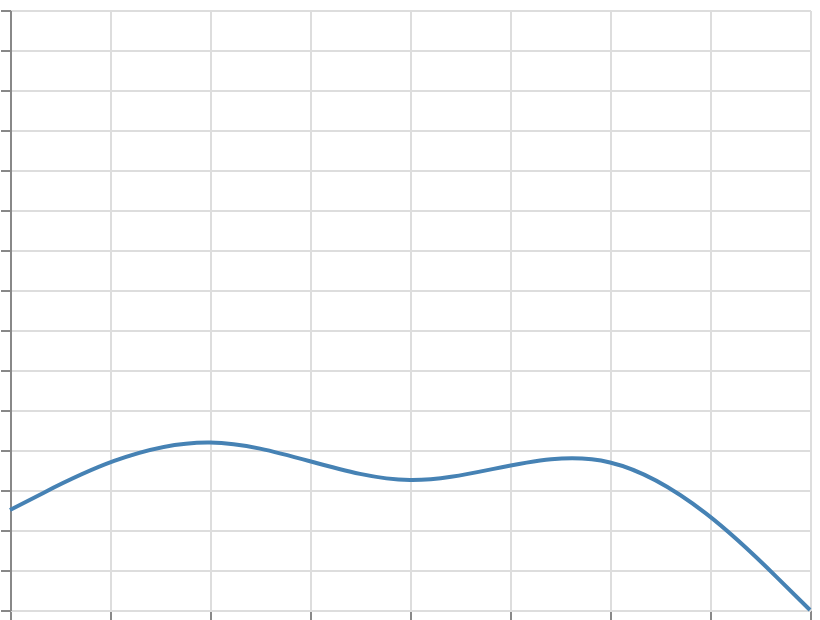

Describe this chart as a Vega-Lite specification.
### Vega specification from a JSON file in a GitHub repository (floating-point values rounded to 4 significant figures)
{"$schema": "https://vega.github.io/schema/vega/v6.json", "width": 400, "height": 300, "padding": 5, "autosize": "none", "data": [{"name": "table", "values": [{"x": 0, "y": 5}, {"x": 1, "y": 25}, {"x": 2, "y": 10}, {"x": 3, "y": 30}, {"x": 4, "y": 0}]}], "scales": [{"name": "x", "type": "linear", "domain": {"data": "table", "field": "x"}, "range": "width", "nice": true}, {"name": "y", "type": "linear", "domain": {"data": "table", "field": "y"}, "range": [{"signal": "height"}, 0], "nice": true}], "marks": [{"type": "line", "from": {"data": "table"}, "encode": {"update": {"x": {"scale": "x", "field": "x"}, "y": {"scale": "y", "field": "y"}, "stroke": {"value": "steelblue"}, "strokeWidth": {"value": 2}, "interpolate": {"value": "bundle"}, "tension": {"value": 0.3}}}}], "axes": [{"scale": "x", "orient": "bottom", "grid": true, "labels": false}, {"scale": "y", "orient": "left", "grid": true, "labels": false}]}
